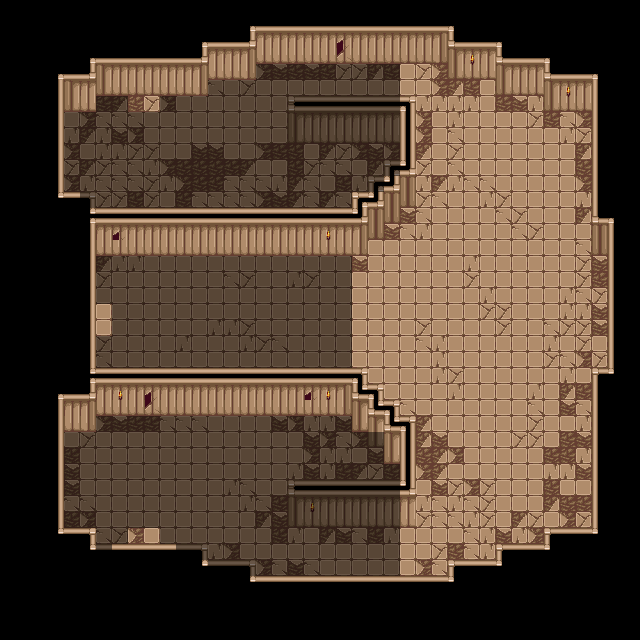

A level layout from a 2D game, rendered from its tile map. Below: a short description, then the map file with tile-grid data replaced by summaries:
An orthogonal 40x40 tile map with 16x16 px tiles, 10 tile layers (Ground, PhaseWalls, Walls, BottomWalls, ...), 6 tilesets and 20 objects.

<map version="1.10" tiledversion="1.11.2" orientation="orthogonal" renderorder="right-down" width="40" height="40" tilewidth="16" tileheight="16" infinite="0" nextlayerid="14" nextobjectid="21">
 <properties>
  <property name="unity:SortingLayer" value="Walls" />
  <property name="unity:SortingOrder" value="10" />
  <property name="unity:layer" value="IgnoreProjectile" />
 </properties>
 <tileset firstgid="1" source="../Tilesets/SpriteSheetGeneral.tsx" />
 <tileset firstgid="109" source="../Tilesets/Doors.tsx" />
 <tileset firstgid="133" source="../Tilesets/Chests.tsx" />
 <tileset firstgid="136" source="../Tilesets/Doors3.tsx" />
 <tileset firstgid="142" source="../Tilesets/Level3.tsx" />
 <tileset firstgid="196" source="../Tilesets/NewWalls.tsx" />
 <layer id="1" name="Ground" width="40" height="40">
  <properties>
   <property name="unity:SortingLayer" value="Ground" />
  </properties>
  <data>[1600 cells, 845 non-empty, 12 distinct tile ids]</data>
 </layer>
 <layer id="11" name="PhaseWalls" width="40" height="40">
  <properties>
   <property name="unity:SortingLayer" value="Walls" />
   <property name="unity:layer" value="IgnoreProjectile" />
  </properties>
  <data>[1600 cells, 93 non-empty, 6 distinct tile ids]</data>
 </layer>
 <layer id="2" name="Walls" width="40" height="40">
  <properties>
   <property name="unity:SortingLayer" value="Walls" />
   <property name="unity:layer" value="Wall" />
  </properties>
  <data>[1600 cells, 369 non-empty, 20 distinct tile ids]</data>
 </layer>
 <layer id="3" name="BottomWalls" width="40" height="40">
  <properties>
   <property name="unity:SortingLayer" value="Entities" />
   <property name="unity:SortingOrder" type="int" value="100" />
   <property name="unity:layer" value="IgnorePlayer" />
  </properties>
  <data>[1600 cells, 93 non-empty, 7 distinct tile ids]</data>
 </layer>
 <layer id="4" name="WestExit" width="40" height="40">
  <properties>
   <property name="unity:SortingLayer" value="Entities" />
   <property name="unity:SortingOrder" type="int" value="101" />
   <property name="unity:layer" value="Wall" />
  </properties>
  <data>[1600 cells, 30 non-empty, 2 distinct tile ids]</data>
 </layer>
 <layer id="5" name="EastExit" width="40" height="40">
  <properties>
   <property name="unity:SortingLayer" value="Entities" />
   <property name="unity:SortingOrder" type="int" value="101" />
   <property name="unity:layer" value="Wall" />
  </properties>
  <data>[1600 cells, 0 non-empty, 0 distinct tile ids]</data>
 </layer>
 <layer id="6" name="SouthExit" width="40" height="40">
  <properties>
   <property name="unity:SortingLayer" value="Entities" />
   <property name="unity:SortingOrder" type="int" value="100" />
   <property name="unity:layer" value="Wall" />
  </properties>
  <data>[1600 cells, 20 non-empty, 2 distinct tile ids]</data>
 </layer>
 <layer id="7" name="NorthExit" width="40" height="40">
  <properties>
   <property name="unity:SortingLayer" value="Walls" />
   <property name="unity:SortingOrder" type="int" value="10" />
   <property name="unity:layer" value="Wall" />
  </properties>
  <data>[1600 cells, 16 non-empty, 3 distinct tile ids]</data>
 </layer>
 <layer id="12" name="NorthPhaseWall" width="40" height="40">
  <properties>
   <property name="unity:SortingLayer" value="Walls" />
   <property name="unity:SortingOrder" value="10" />
   <property name="unity:layer" value="IgnoreProjectile" />
  </properties>
  <data>[1600 cells, 4 non-empty, 1 distinct tile ids]</data>
 </layer>
 <layer id="8" name="EntryCollider" width="40" height="40" opacity="0.5">
  <properties>
   <property name="unity:IsTrigger" type="bool" value="true" />
   <property name="unity:ignore" value="Visual" />
   <property name="unity:layer" value="ZoneCollider" />
  </properties>
  <data>[1600 cells, 453 non-empty, 1 distinct tile ids]</data>
 </layer>
 <objectgroup id="9" name="Doors">
  <object id="1" template="../Templates/01_Door_Side.tx" x="80" y="336">
   <properties>
    <property name="SetDirection" value="West" />
   </properties>
  </object>
  <object id="2" template="../Templates/01_Door_Top.tx" x="128" y="96" />
  <object id="3" template="../Templates/01_Door_Top.tx" x="128" y="576">
   <properties>
    <property name="SetDirection" value="South" />
   </properties>
  </object>
  <object id="4" template="../Templates/Spawner.tx" x="416" y="272" />
  <object id="5" template="../Templates/Spawner.tx" x="464" y="240" />
  <object id="6" template="../Templates/Spawner.tx" x="528" y="240" />
  <object id="7" template="../Templates/Spawner.tx" x="576" y="272" />
  <object id="8" template="../Templates/Spawner.tx" x="416" y="368" />
  <object id="9" template="../Templates/Spawner.tx" x="464" y="400" />
  <object id="10" template="../Templates/Spawner.tx" x="528" y="400" />
  <object id="11" template="../Templates/Spawner.tx" x="576" y="368" />
  <object id="12" template="../Templates/Spawner.tx" x="496" y="320" />
  <object id="13" template="../Templates/Spawner.tx" x="192" y="192" />
  <object id="14" template="../Templates/Spawner.tx" x="240" y="144" />
  <object id="15" template="../Templates/Spawner.tx" x="320" y="192" />
  <object id="16" template="../Templates/Spawner.tx" x="208" y="480" />
  <object id="17" template="../Templates/Spawner.tx" x="256" y="448" />
  <object id="18" template="../Templates/Spawner.tx" x="320" y="464" />
  <object id="19" template="../Templates/Spawner.tx" x="432" y="544" />
  <object id="20" template="../Templates/Spawner.tx" x="432" y="112" />
 </objectgroup>
</map>
